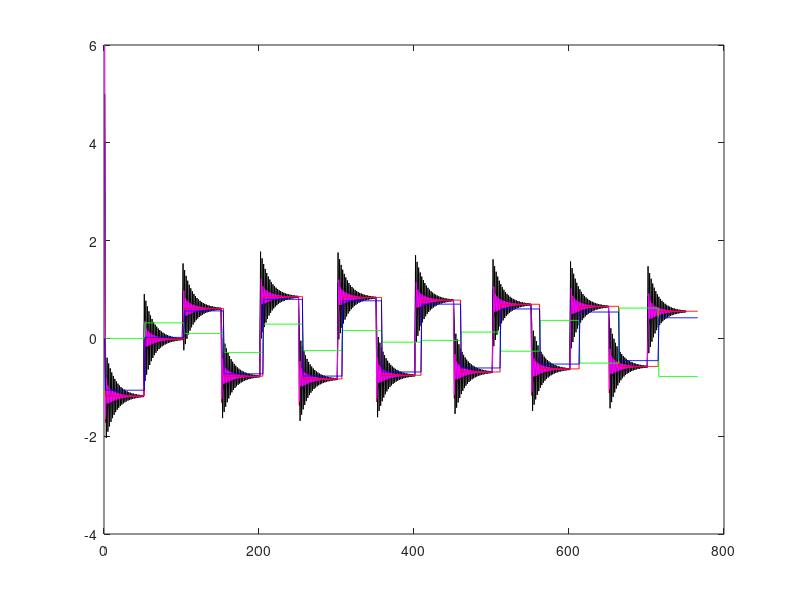

Reproduce this figure in MATLAB.
clear
 
 % laplacian matrix
L=-[	-2	1	0	1	0
		1	-2	0	1	0
		0	0	-2	1	1
		1	1	1	-4	1
		0	0	1	1	-2 
	];



x=[ 2 3 4 5 6]'; % mc=4 
y=x;
 
% system model matrices 
A=[ -0.8 .5; .1 -.6];
C=[1 0]; 

% system intinial state
zx=[4; 4];
zy=0 ;

%estimations
zestx=[0; 0]; % a priori
zesty=0 ;	% a priori
zestxm=0 ; % a posteriori
zestym=0 ; % a posteriori

% aggregation vectors of estimations

zzy=[  0];
zzesty= [  0];	% a priori
zzestym= [  0]; % a posteriori

% Kalman gain
	K=[0.9 ; 0.9];
	

for ii=1:15

	zestx= A*zestx; 
	zesty=C*zestx;% a priori
	
	zx=A*zx+.05*rand(1,1);
	zy=C*zx;
	
	% consensus
	
		%collapse measurements
		 x=[zy+1 zy-1 zy-2 zy-1 zy+3 ]';
		
		for jj=1:50
			x=(eye(5)-L/2.6)*x;
			y= [ y x];
		end
		zy=x(1,1);
	
	% end consensus

	
	 zestxm=  zestx+K*(zy-zesty)  ;		% a posteriori
	 zestym=C*zestxm;	% a posteriori
	 zestx=zestxm;
	 zzesty=[zzesty  zesty];
	 zzestym=[zzestym  C*zestxm];
     zzy= [ zzy   zy];
	 


%	add delays to plot consensus procedure  (1/2)
 	 zzesty=[zzesty  zesty*ones(1,50)];
 	  zzestym=[zzestym zestym*ones(1,50)	];
   zzy= [ zzy	zy*ones(1,50)	]; 
	 
	 
	 
end

% end of simulation

% plotting


%	add delays to plot consensus procedure  (2/2)
  plot (y(1,:), 'red')
    hold on
    plot (y(2,:),'green')
   plot (y(3,:),'blue')
    plot (y(4,:), 'black')
     plot (y(5,:),'magenta')
 

%bita figure
% real, apriori, aposteriori
 plot (zzy(1,:), 'red');
 hold on;
 plot (zzesty(1,:), 'green');
plot (zzestym(1,:), 'blue');
